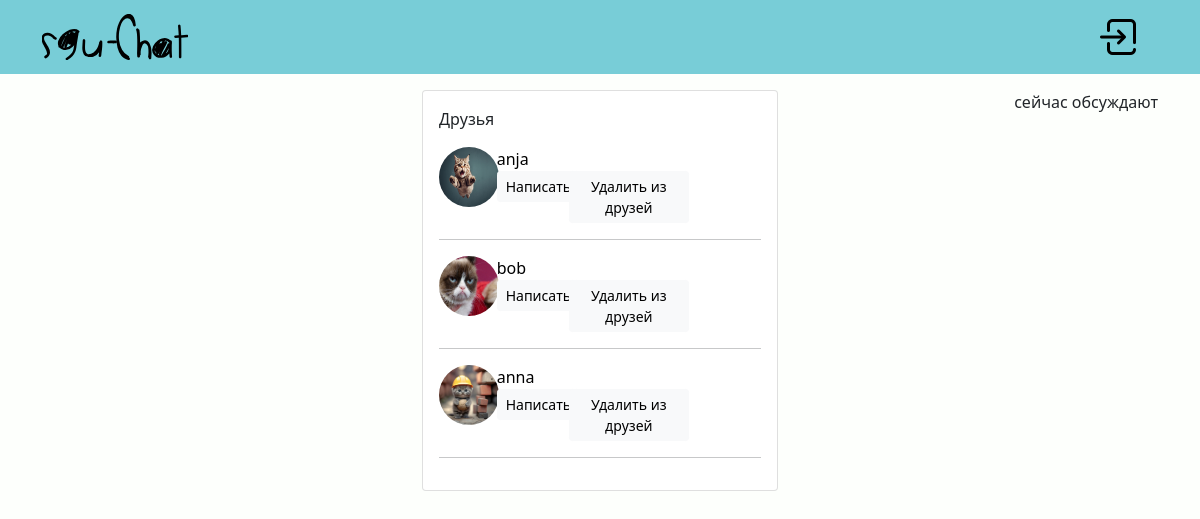
/friends?id=1, run on the app's committed database.
### tables this page shows
CREATE TABLE user(
    id INTEGER PRIMARY KEY AUTOINCREMENT,
    username VARCHAR(32) UNIQUE NOT NULL,
    email TEXT NOT NULL UNIQUE,
    password TEXT NOT NULL,
    create_date TIMESTAMP NOT NULL DEFAULT CURRENT_TIMESTAMP,
    avatar TEXT NULL,
    country TEXT NULL,
    birthday TEXT NULL,
    gender TEXT NULL,
    bio TEXT NULL,
    study TEXT NULL
);

### website/views/friendlist.py (the view)
@friends.route('/friends', methods=['GET', 'POST'])
def friendlist():
    repository = RepositoryFactory()
    friends_data = repository.create_user_repository()
    arg = int(request.args.get('id'))
    if request.method == 'POST':
        if 'accept-friend' in request.form:
            friends_data.update_status('friendship', request.form['accept-friend'], arg)
        if 'to-chat' in request.form:
            ids = repository.create_chat_repository().return_to_chat_from_friendlist(arg, request.form['to-chat'])
            return redirect(url_for('chat.chats', id=ids))
    friend_request = friends_data.check_request('get', arg)
    friendlist_data = friends_data.get_friends(arg)
    return render_template('profile/friends.html', arg=arg, friend_request=friend_request, friendlist=friendlist_data)

### website/auth.py (called while the page is built)
@auth.before_app_request
def load_logged_in_user():
    user_id = session.get('user_id')
    if user_id is None:
        g.user = None
    else:
        g.user = get_db().execute('SELECT * FROM user WHERE id = ?', (user_id,)).fetchone()

### website/db.py (called while the page is built)
def get_db():
    if 'db' not in g:
        g.db = sqlite3.connect(
            current_app.config['DATABASE'],
            detect_types=sqlite3.PARSE_DECLTYPES
        )
        g.db.row_factory = sqlite3.Row
    return g.db

### website/repo/repositories/user_repository.py (called while the page is built)
    def check_request(self, f, friend_1, friend_2=None):
        if f == 'recall':
            return self.db.execute('SELECT * FROM friendlist WHERE status = ? AND friend_1 = ? AND friend_2 = ?',
                                   ('request', friend_1, friend_2)).fetchone()
        elif f == 'get':
            return self.db.execute('SELECT * FROM friendlist JOIN user ON friendlist.friend_1 = user.id '
                                   'WHERE status = ? AND friend_2 = ? ',
                                   ('request', friend_1)).fetchall()

    def get_friends(self, user_id):
        return self.db.execute('SELECT user.*, user.id AS user_id FROM friendlist '
                               'JOIN user ON CASE '
                               'WHEN status = ? AND friend_1 = ? THEN friendlist.friend_2 = user.id '
                               'WHEN status = ? AND friend_2 = ? THEN friendlist.friend_1 = user.id '
                               'END',
                               ('friendship', user_id, 'friendship', user_id)).fetchall()

### website/repo/repository_factory.py (called while the page is built)
    def create_user_repository(self):
        return UserRepository(self.db)

### website/templates/profile/friends.html (shortened to what this page needs)
{% extends "base.html" %}{% block title %}Друзья{% endblock %}
{% block content %}
<div class="card my-3">
    <div class="card-body">
        <p align="left">Друзья</p>
        {% for friend in friendlist %}
        <div class="row">
            <div class="col-2 text-start">
                    <img class="prf-circle" src="{{ url_for('static', filename='users_files/' + friend.avatar) }}">
            </div>
            <div class="col text-start">
                <a class="aa" href="{{ url_for('profile.profile_page', username=friend.username, id=friend.id) }}">{{friend.username}}</a>
                <div class="col">
                    <div class="row">
                        <div class="col-3">
                            <button class="btn btn-sm btn-light" value="{{friend.id}}" name="to-chat">Написать</button>
                        </div>
                        <div class="col-6">
                            <button class="btn btn-sm btn-light">Удалить из друзей</button>
                        </div>
                    </div>
                </div>
            </div>
        </div>
        <hr/>
        {% endfor %}
    </div>
</div>
{% endblock %}

### website/templates/base.html (shortened to what this page needs)
<!doctype html>
<html lang="en">
  <head>
    <link rel="stylesheet" href="{{url_for('static', filename='style.css')}}">
    <link href="https://cdn.jsdelivr.net/npm/bootstrap@5.0.2/dist/css/bootstrap.min.css" rel="stylesheet">
  </head>
  <body style="background-color: #FDFFFC;">
    <nav class="navbar bg-custom" style="background-color: #78CDD7;">
      <div class="container">
        <div class="col">
          <a class="navbar-brand" href="{{url_for('home.home_page')}}">
            <img src="{{ url_for('static', filename='img/sgu-chat-label.png') }}">
          </a>
        </div>
        {% if g.user %}
          <div class="dropdown dropdown-toggle">
            <button class="btn btn-light dropdown-toggle" type="button" id="dropdownMenuButton" data-bs-toggle="dropdown" aria-expanded="false" style="background: none; border: none; padding: 0;">
              <img src="{{url_for('static', filename='img/user.png')}}">
            </button>
            <ul class="dropdown-menu" aria-labelledby="dropdownMenuButton">
              <li class="mb-1"><a class="dropdown-item" href="{{url_for('profile.profile_page', username=g.user['username'])}}"><img src="{{url_for('static', filename='img/prof.png')}}"> Профиль</a></li>
              <li class="mb-1">
                <button type="button" class="dropdown-item" data-bs-toggle="modal" data-bs-target="#subscribe-modal">
                  <img src="{{url_for('static', filename='img/diamond.png')}}"> Подписка
                </button></li>
              <li class="mb-1"><a class="dropdown-item" href="#"><img src="{{url_for('static', filename='img/gear.png')}}"> Настройки</a></li>
            </ul>
          </div>
        <!--<a class="navbar-brand" href="{{url_for('profile.profile_page', username=g.user['username'])}}">
          <img src="{{url_for('static', filename='img/user.png')}}">
        </a>-->
        <a class="navbar-brand" href="{{url_for('auth.logout')}}">
          <img src="{{url_for('static', filename='img/logout.png')}}">
        </a>
        {% else %}
        <a class="navbar-brand" href="{{url_for('auth.login')}}">
          <img src="{{url_for('static', filename='img/login.png')}}">
        </a>
        {% endif %}
      </div>
    </nav>
    <div class="container">
      <div class="row">
        <div class="col text-start my-3">
        </div>
        <div class="col text-center">
          {% block content %}{% endblock %}
        </div>
        <div class="col text-end my-3">
          сейчас обсуждают
        </div>
      </div>
    </div>
  </body>
</html>

### website/static/style.css (style rules this page uses)
html { font-size: 16px; background-color: #00000; }
body { font-family: 'Caveat', cursive; }
.bg-custom { background-color: #99CCFF; }
.prf-circle { width: 60px; height: 60px; border-radius: 50%; overflow: hidden; }
.aa { text-decoration: none; color: #000000; }

### data on the page
user: avatar (picture), username "anja", {{ friend.id }} 2 (drawn)
user: avatar (picture), username "bob", {{ friend.id }} 3 (drawn)
user: avatar (picture), username "anna", {{ friend.id }} 4 (drawn)
